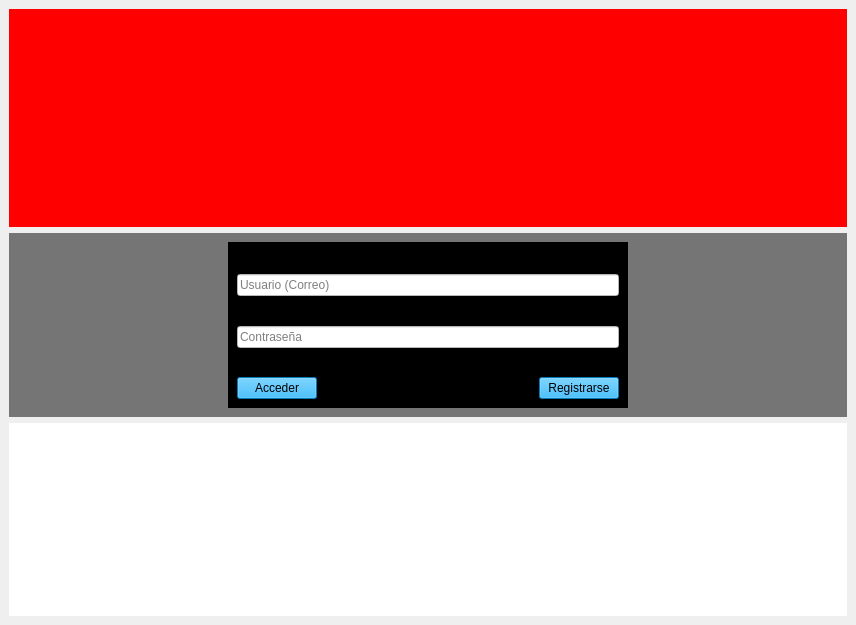
<?xml version="1.0" encoding="UTF-8"?>
<ui version="4.0">
 <class>MainWindow</class>
 <widget class="QMainWindow" name="MainWindow">
  <property name="geometry">
   <rect>
    <x>0</x>
    <y>0</y>
    <width>856</width>
    <height>625</height>
   </rect>
  </property>
  <property name="sizePolicy">
   <sizepolicy hsizetype="Expanding" vsizetype="Expanding">
    <horstretch>0</horstretch>
    <verstretch>0</verstretch>
   </sizepolicy>
  </property>
  <property name="windowTitle">
   <string>MainWindow</string>
  </property>
  <widget class="QWidget" name="centralwidget">
   <layout class="QVBoxLayout" name="verticalLayout_2">
    <item>
     <layout class="QVBoxLayout" name="verticalLayout">
      <item>
       <widget class="QWidget" name="horizontalWidget_2" native="true">
        <property name="styleSheet">
         <string notr="true">background-color: rgb(255, 0, 0);</string>
        </property>
        <layout class="QHBoxLayout" name="horizontalLayout_3">
         <item>
          <widget class="QWidget" name="verticalWidget" native="true">
           <property name="minimumSize">
            <size>
             <width>350</width>
             <height>200</height>
            </size>
           </property>
           <property name="styleSheet">
            <string notr="true">image: url(:/logo.png);</string>
           </property>
           <layout class="QVBoxLayout" name="verticalLayout_3">
            <property name="spacing">
             <number>0</number>
            </property>
            <property name="leftMargin">
             <number>0</number>
            </property>
            <property name="topMargin">
             <number>0</number>
            </property>
            <property name="rightMargin">
             <number>0</number>
            </property>
            <property name="bottomMargin">
             <number>1</number>
            </property>
           </layout>
          </widget>
         </item>
        </layout>
       </widget>
      </item>
     </layout>
    </item>
    <item>
     <widget class="QWidget" name="horizontalWidget" native="true">
      <property name="maximumSize">
       <size>
        <width>16777215</width>
        <height>200</height>
       </size>
      </property>
      <property name="styleSheet">
       <string notr="true">background-color: rgb(117, 117, 117);</string>
      </property>
      <layout class="QHBoxLayout" name="horizontalLayout">
       <item>
        <layout class="QVBoxLayout" name="verticalLayout_4"/>
       </item>
       <item>
        <widget class="QWidget" name="verticalWidget_2" native="true">
         <property name="maximumSize">
          <size>
           <width>400</width>
           <height>16777215</height>
          </size>
         </property>
         <property name="styleSheet">
          <string notr="true">background-color: rgb(0, 0, 0);</string>
         </property>
         <layout class="QVBoxLayout" name="verticalLayout_6">
          <item>
           <widget class="QLabel" name="label">
            <property name="text">
             <string>TextLabel</string>
            </property>
           </widget>
          </item>
          <item>
           <widget class="QLineEdit" name="lineEdit">
            <property name="maximumSize">
             <size>
              <width>16777215</width>
              <height>50</height>
             </size>
            </property>
            <property name="styleSheet">
             <string notr="true">background-color: rgb(255, 255, 255);</string>
            </property>
            <property name="placeholderText">
             <string>Usuario (Correo)</string>
            </property>
           </widget>
          </item>
          <item>
           <widget class="QLabel" name="label_3">
            <property name="text">
             <string>TextLabel</string>
            </property>
           </widget>
          </item>
          <item>
           <widget class="QLineEdit" name="lineEdit_2">
            <property name="maximumSize">
             <size>
              <width>16777215</width>
              <height>50</height>
             </size>
            </property>
            <property name="styleSheet">
             <string notr="true">background-color: rgb(255, 255, 255);</string>
            </property>
            <property name="placeholderText">
             <string>Contraseña</string>
            </property>
           </widget>
          </item>
          <item>
           <widget class="QLabel" name="label_2">
            <property name="text">
             <string>TextLabel</string>
            </property>
           </widget>
          </item>
          <item>
           <layout class="QHBoxLayout" name="horizontalLayout_2">
            <item>
             <widget class="QPushButton" name="Acceder">
              <property name="maximumSize">
               <size>
                <width>16777215</width>
                <height>35</height>
               </size>
              </property>
              <property name="styleSheet">
               <string notr="true">background-color: rgb(0, 170, 255);</string>
              </property>
              <property name="text">
               <string>Acceder</string>
              </property>
             </widget>
            </item>
            <item>
             <spacer name="horizontalSpacer">
              <property name="orientation">
               <enum>Qt::Horizontal</enum>
              </property>
              <property name="sizeHint" stdset="0">
               <size>
                <width>40</width>
                <height>20</height>
               </size>
              </property>
             </spacer>
            </item>
            <item>
             <widget class="QPushButton" name="Registrarse">
              <property name="maximumSize">
               <size>
                <width>16777215</width>
                <height>35</height>
               </size>
              </property>
              <property name="styleSheet">
               <string notr="true">background-color: rgb(0, 170, 255);</string>
              </property>
              <property name="text">
               <string>Registrarse</string>
              </property>
             </widget>
            </item>
           </layout>
          </item>
         </layout>
        </widget>
       </item>
       <item>
        <layout class="QVBoxLayout" name="verticalLayout_8"/>
       </item>
      </layout>
     </widget>
    </item>
    <item>
     <widget class="QWidget" name="widget" native="true">
      <property name="styleSheet">
       <string notr="true">background-color: rgb(255, 255, 255);</string>
      </property>
      <layout class="QVBoxLayout" name="verticalLayout_5">
       <item>
        <widget class="QWidget" name="horizontalWidget_2" native="true">
         <property name="minimumSize">
          <size>
           <width>350</width>
           <height>175</height>
          </size>
         </property>
         <property name="styleSheet">
          <string notr="true">image: url(:/pokemons.png);</string>
         </property>
         <layout class="QHBoxLayout" name="horizontalLayout_4"/>
        </widget>
       </item>
      </layout>
     </widget>
    </item>
   </layout>
  </widget>
 </widget>
 <resources>
  <include location="archivo.qrc"/>
 </resources>
 <connections/>
</ui>
